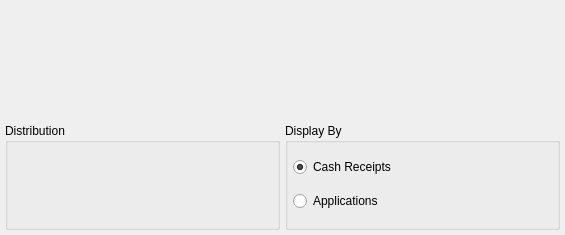
<?xml version="1.0" encoding="UTF-8"?>
<ui version="4.0">
 <comment>This file is part of the xTuple ERP: PostBooks Edition, a free and
open source Enterprise Resource Planning software suite,
Copyright (c) 1999-2010 by OpenMFG LLC, d/b/a xTuple.
It is licensed to you under the Common Public Attribution License
version 1.0, the full text of which (including xTuple-specific Exhibits)
is available at www.xtuple.com/CPAL.  By using this software, you agree
to be bound by its terms.</comment>
 <class>dspCashReceipts</class>
 <widget class="QWidget" name="dspCashReceipts">
  <property name="geometry">
   <rect>
    <x>0</x>
    <y>0</y>
    <width>565</width>
    <height>235</height>
   </rect>
  </property>
  <property name="windowTitle">
   <string>Cash Receipts</string>
  </property>
  <layout class="QGridLayout" name="gridLayout_2">
   <item row="0" column="0" colspan="2">
    <widget class="CustomerSelector" name="_customerSelector"/>
   </item>
   <item row="2" column="0">
    <widget class="QGroupBox" name="groupBox">
     <property name="title">
      <string>Distribution</string>
     </property>
     <layout class="QGridLayout" name="gridLayout_3">
      <item row="0" column="0">
       <widget class="DateCluster" name="_dates"/>
      </item>
     </layout>
    </widget>
   </item>
   <item row="2" column="1">
    <widget class="QGroupBox" name="displayTypeGroup">
     <property name="title">
      <string>Display By</string>
     </property>
     <layout class="QGridLayout" name="gridLayout">
      <item row="1" column="0">
       <widget class="QRadioButton" name="_applications">
        <property name="text">
         <string>Applications</string>
        </property>
       </widget>
      </item>
      <item row="0" column="0">
       <widget class="QRadioButton" name="_cashreceipts">
        <property name="text">
         <string>Cash Receipts</string>
        </property>
        <property name="checked">
         <bool>true</bool>
        </property>
       </widget>
      </item>
     </layout>
    </widget>
   </item>
   <item row="1" column="0">
    <spacer name="verticalSpacer">
     <property name="orientation">
      <enum>Qt::Vertical</enum>
     </property>
     <property name="sizeType">
      <enum>QSizePolicy::Fixed</enum>
     </property>
     <property name="sizeHint" stdset="0">
      <size>
       <width>20</width>
       <height>5</height>
      </size>
     </property>
    </spacer>
   </item>
  </layout>
 </widget>
 <layoutdefault spacing="5" margin="5"/>
 <pixmapfunction>qPixmapFromMimeSource</pixmapfunction>
 <customwidgets>
  <customwidget>
   <class>CustomerSelector</class>
   <extends>QWidget</extends>
   <header>customerselector.h</header>
  </customwidget>
  <customwidget>
   <class>DateCluster</class>
   <extends>QWidget</extends>
   <header>datecluster.h</header>
  </customwidget>
 </customwidgets>
 <tabstops>
  <tabstop>_dates</tabstop>
 </tabstops>
 <resources/>
 <connections/>
</ui>
